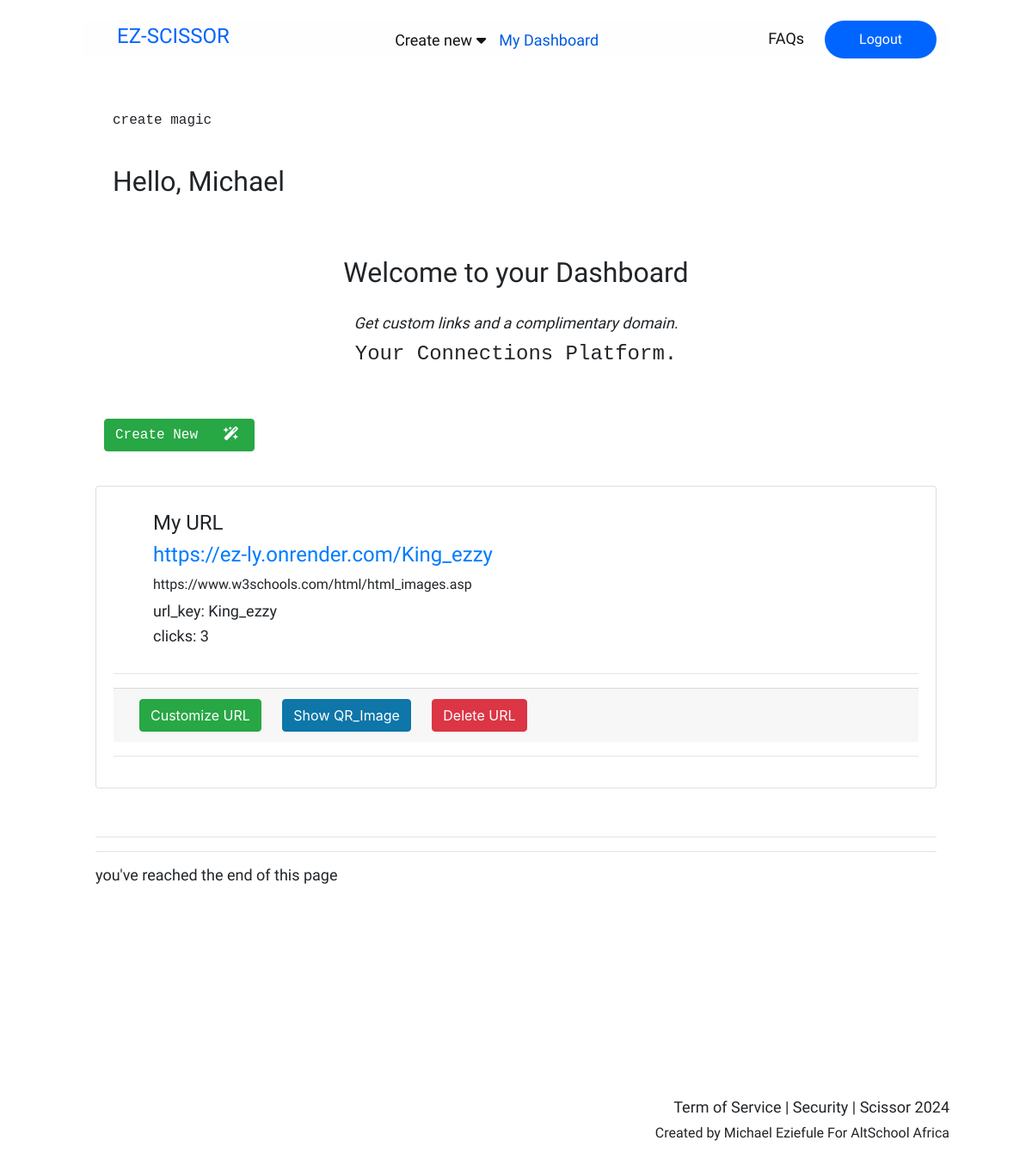
/ezzy/dashboard (signed in), run on an earlier commit of the app's database.
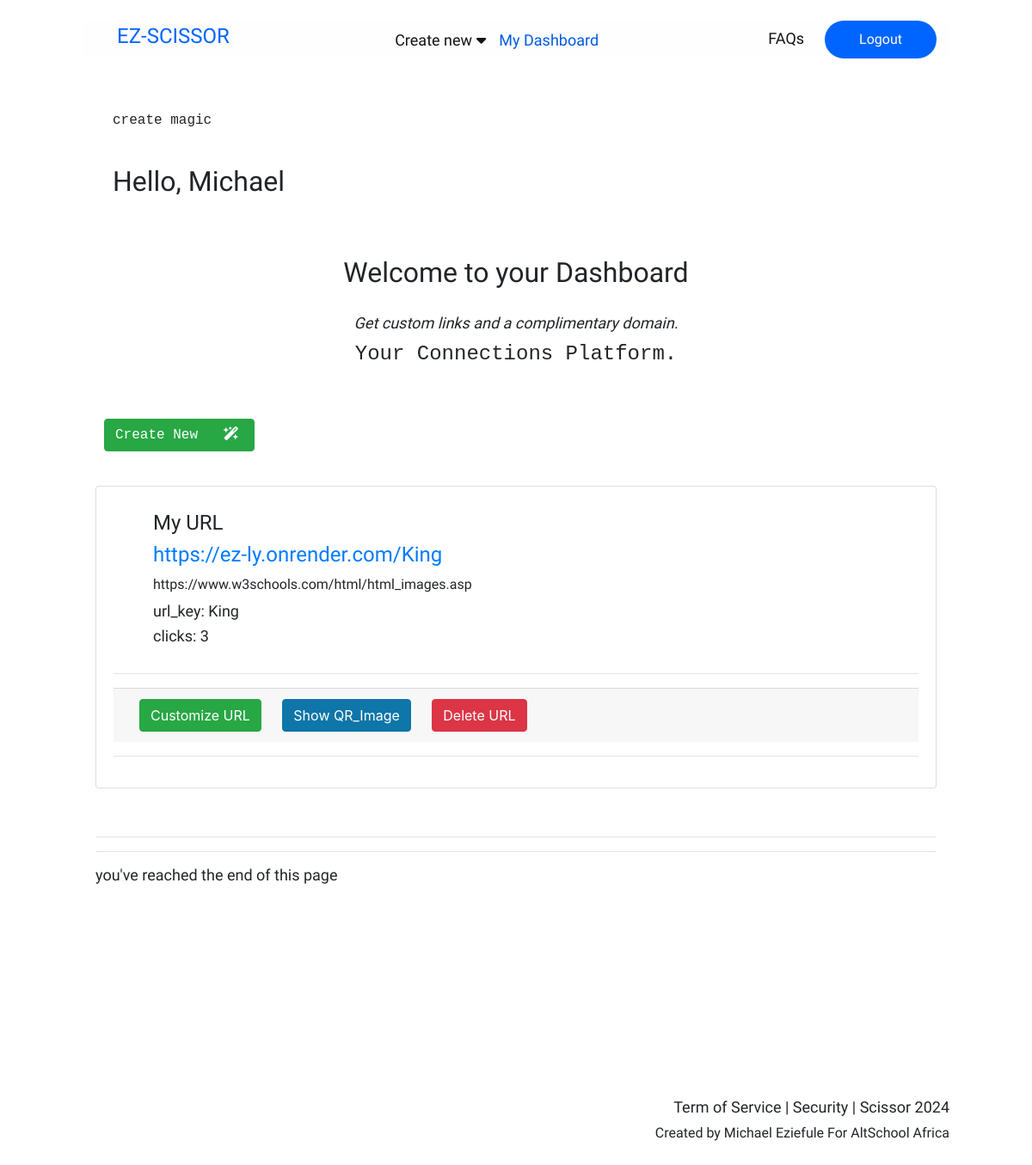
And on a later commit of the database.
### storage/model.py (models this page shows)
class URL(Base):
    __tablename__ = 'urls'
    id = Column(Integer, primary_key=True, index = True)
    title = Column(String, nullable=True, default="My Title")
    target_url = Column(String, nullable=True)
    key = Column(String, nullable= False, unique=True)
    clicks = Column(Integer, default=0)
    is_active = Column(Boolean, default=True)
    date_created = Column(Date, nullable= False)
    owner_id = Column(Integer, ForeignKey("users.id"), default=0)
    owner = relationship("USER", back_populates = "urls")

### router/web.py (the view)
@router.get("/dashboard", response_class=HTMLResponse)
async def dashboard(
    request: Request,
    db:Session=Depends(database.get_db)
    ):
    user = service.get_user_from_token(request, db)
    if not user:
        return RedirectResponse("/auth/login")
    """View URL."""
    urls = db.query(model.URL).filter(model.URL.owner_id == user.id).all()
    base_url = URL(get_settings().base_url)
    return templates.TemplateResponse(
        "dashboard.html",{
        "request": request,
        "urls": urls,
        "user": user,
        "base_url": base_url}
    )

### templates/dashboard.html (shortened to what this page needs)
{% include 'layout.html' %}
<div class="container">
    <div class="card-body text-monospace"></div>
    <div class="card-body text-monospace">create magic</div>
    <div class="card-body">
        <h2>Hello, {{user.firstname}}</h2>
    </div>
    <div class="card-body text-center">
        <div class="card-body"><h2>Welcome to your Dashboard</h2></div>
        <h4 class="card-title"><i>Get custom links and a complimentary domain.</i></h4>
        <h3 class="card-text text-monospace">
            Your Connections Platform.
        </h3>
    </div>
    <div class="card-body"></div>
    <button
        onclick="window.location.href='/create_url'"
        type="button"
        class="btn btn-success text-monospace"
    >
        Create New
        <i class="fa fa-magic-wand-sparkles"></i>
    </button>
    <div class="card-body"></div>
    <div class="card">
        <div class="card-body">
            {% for url in urls %}
            <div class="navbar">
                <div class="col">
                    <div class="container">
                        <div><h3>{{url.title}}</h3></div>
                        <div><a href="{{base_url}}{{url.key}}" target ="_blank"><h3 style ="color:#007bff">{{base_url}}{{url.key}}</h3></a></div>
                        <div><h5>{{url.target_url}}</h5></div>
                        <div><h4>url_key: {{url.key}}</h4></div>
                        <div><h4>clicks: {{url.clicks}}</h4></div>
                    </div>
                </div>
            </div>
            <hr class="orb-divider"></hr>
            <div class="">
                <div class="card-footer card-link">
                    <button
                    onclick="window.location.href='/customize/{{url.key}}'"
                    type="button"
                    class="btn btn-success"
                    >
                        Customize URL
                    </button>
                    <button
                    type="button" class="btn btn-primary">
                        <a href = "https://api.qrserver.com/v1/create-qr-code/?data={{base_url}}{{url.key}}&size=300x300" download="{{url.key}}.png" target=_blank class="btn-primary">
                            Show QR_Image
                        </a>
                    </button>
                    <button
                    onclick="window.location.href='/delete/{{url.key}}'"
                    type="button"
                    class="btn btn-danger"
                    >
                        Delete URL
                    </button>
                </div>
            </div>
            <hr class="orb-divider"></hr>
            {% endfor %}
        </div>
    </div>
    <div class="card-body"></div>
    <hr class="orb-divider"></hr>
    <hr class="orb-divider"></hr>
    <div class=""><h4>you've reached the end of this page</h4></div>
</div>
<div class="card-body"></div>
<div class="whyscissors"></div>
{% include 'footnote.html' %}

What changed in the data, as far as the page shows it:
changed URL "My URL": key "King_ezzy" → "King"
